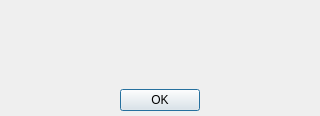
<?xml version="1.0" encoding="UTF-8"?>
<ui version="4.0">
 <class>EstimationCompleteDlg</class>
 <widget class="QDialog" name="EstimationCompleteDlg">
  <property name="geometry">
   <rect>
    <x>0</x>
    <y>0</y>
    <width>320</width>
    <height>116</height>
   </rect>
  </property>
  <property name="sizePolicy">
   <sizepolicy hsizetype="Expanding" vsizetype="Expanding">
    <horstretch>0</horstretch>
    <verstretch>0</verstretch>
   </sizepolicy>
  </property>
  <property name="minimumSize">
   <size>
    <width>320</width>
    <height>0</height>
   </size>
  </property>
  <property name="windowTitle">
   <string>Database Table Names</string>
  </property>
  <layout class="QVBoxLayout" name="verticalLayout_2">
   <property name="topMargin">
    <number>5</number>
   </property>
   <property name="bottomMargin">
    <number>5</number>
   </property>
   <item>
    <layout class="QVBoxLayout" name="verticalLayout">
     <item>
      <widget class="QLabel" name="MessageLBL">
       <property name="sizePolicy">
        <sizepolicy hsizetype="Preferred" vsizetype="Expanding">
         <horstretch>0</horstretch>
         <verstretch>0</verstretch>
        </sizepolicy>
       </property>
       <property name="text">
        <string/>
       </property>
       <property name="alignment">
        <set>Qt::AlignLeading|Qt::AlignLeft|Qt::AlignVCenter</set>
       </property>
      </widget>
     </item>
     <item>
      <layout class="QHBoxLayout" name="horizontalLayout_3">
       <item>
        <spacer name="horizontalSpacer">
         <property name="orientation">
          <enum>Qt::Horizontal</enum>
         </property>
         <property name="sizeHint" stdset="0">
          <size>
           <width>40</width>
           <height>20</height>
          </size>
         </property>
        </spacer>
       </item>
       <item>
        <widget class="QPushButton" name="OkPB">
         <property name="text">
          <string>OK</string>
         </property>
        </widget>
       </item>
       <item>
        <spacer name="horizontalSpacer_2">
         <property name="orientation">
          <enum>Qt::Horizontal</enum>
         </property>
         <property name="sizeHint" stdset="0">
          <size>
           <width>40</width>
           <height>20</height>
          </size>
         </property>
        </spacer>
       </item>
      </layout>
     </item>
    </layout>
   </item>
  </layout>
 </widget>
 <resources/>
 <connections/>
</ui>
